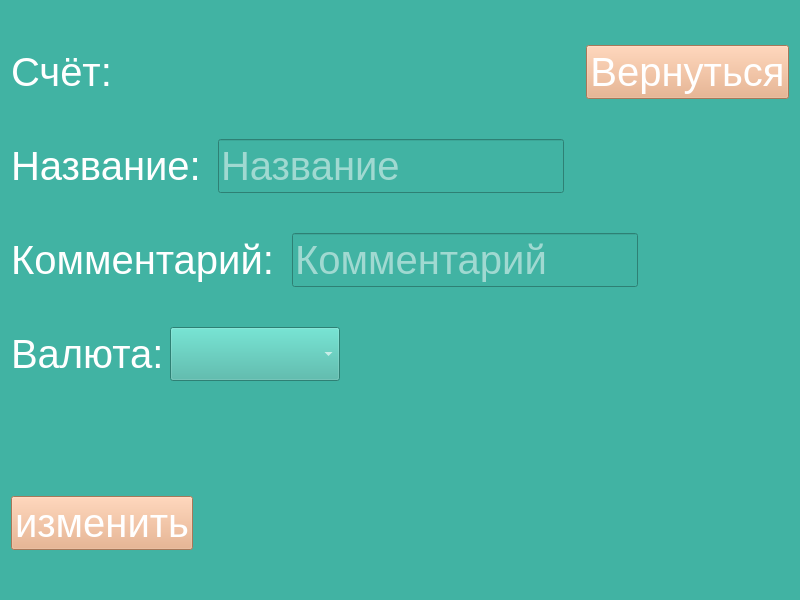
<?xml version="1.0" encoding="UTF-8"?>
<ui version="4.0">
 <class>MyWallet</class>
 <widget class="QWidget" name="MyWallet">
  <property name="geometry">
   <rect>
    <x>0</x>
    <y>0</y>
    <width>800</width>
    <height>600</height>
   </rect>
  </property>
  <property name="minimumSize">
   <size>
    <width>800</width>
    <height>600</height>
   </size>
  </property>
  <property name="maximumSize">
   <size>
    <width>800</width>
    <height>600</height>
   </size>
  </property>
  <property name="windowTitle">
   <string>MyWallet</string>
  </property>
  <property name="styleSheet">
   <string notr="true">QWidget {
background-color: #41B3A3;
color: rgb(255, 255, 255);
font-size: 40px;
}
QPushButton {
font-size: 40px;
color: rgb(255, 255, 255);
background-color: #E8A87C;
}
QPushButton:pressed {
background-color:  rgb(255, 255, 255);
color: #E27D60;
}
QPushButton:hover:!pressed{
background-color: #E27D60;
}</string>
  </property>
  <layout class="QHBoxLayout" name="horizontalLayout_6">
   <item>
    <layout class="QVBoxLayout" name="verticalLayout">
     <item>
      <layout class="QHBoxLayout" name="horizontalLayout_5">
       <item>
        <widget class="QLabel" name="label_4">
         <property name="text">
          <string>Счёт:</string>
         </property>
        </widget>
       </item>
       <item>
        <spacer name="horizontalSpacer_3">
         <property name="orientation">
          <enum>Qt::Horizontal</enum>
         </property>
         <property name="sizeHint" stdset="0">
          <size>
           <width>40</width>
           <height>20</height>
          </size>
         </property>
        </spacer>
       </item>
       <item>
        <widget class="QPushButton" name="returnButton">
         <property name="sizePolicy">
          <sizepolicy hsizetype="Maximum" vsizetype="Fixed">
           <horstretch>0</horstretch>
           <verstretch>0</verstretch>
          </sizepolicy>
         </property>
         <property name="styleSheet">
          <string notr="true"/>
         </property>
         <property name="text">
          <string>Вернуться</string>
         </property>
        </widget>
       </item>
      </layout>
     </item>
     <item>
      <layout class="QHBoxLayout" name="horizontalLayout_4">
       <item>
        <widget class="QLabel" name="label">
         <property name="styleSheet">
          <string notr="true"/>
         </property>
         <property name="text">
          <string>Название: </string>
         </property>
        </widget>
       </item>
       <item>
        <widget class="QLineEdit" name="NameEdit">
         <property name="sizePolicy">
          <sizepolicy hsizetype="Minimum" vsizetype="Fixed">
           <horstretch>0</horstretch>
           <verstretch>0</verstretch>
          </sizepolicy>
         </property>
         <property name="focusPolicy">
          <enum>Qt::ClickFocus</enum>
         </property>
         <property name="styleSheet">
          <string notr="true"/>
         </property>
         <property name="maxLength">
          <number>20</number>
         </property>
         <property name="frame">
          <bool>true</bool>
         </property>
         <property name="placeholderText">
          <string>Название</string>
         </property>
        </widget>
       </item>
       <item>
        <spacer name="horizontalSpacer_5">
         <property name="orientation">
          <enum>Qt::Horizontal</enum>
         </property>
         <property name="sizeHint" stdset="0">
          <size>
           <width>40</width>
           <height>20</height>
          </size>
         </property>
        </spacer>
       </item>
      </layout>
     </item>
     <item>
      <layout class="QHBoxLayout" name="horizontalLayout_3">
       <item>
        <widget class="QLabel" name="label_2">
         <property name="styleSheet">
          <string notr="true"/>
         </property>
         <property name="text">
          <string>Комментарий: </string>
         </property>
        </widget>
       </item>
       <item>
        <widget class="QLineEdit" name="CommentEdit">
         <property name="sizePolicy">
          <sizepolicy hsizetype="Minimum" vsizetype="Fixed">
           <horstretch>0</horstretch>
           <verstretch>0</verstretch>
          </sizepolicy>
         </property>
         <property name="focusPolicy">
          <enum>Qt::ClickFocus</enum>
         </property>
         <property name="styleSheet">
          <string notr="true"/>
         </property>
         <property name="maxLength">
          <number>50</number>
         </property>
         <property name="placeholderText">
          <string>Комментарий</string>
         </property>
        </widget>
       </item>
       <item>
        <spacer name="horizontalSpacer_2">
         <property name="orientation">
          <enum>Qt::Horizontal</enum>
         </property>
         <property name="sizeHint" stdset="0">
          <size>
           <width>40</width>
           <height>20</height>
          </size>
         </property>
        </spacer>
       </item>
      </layout>
     </item>
     <item>
      <layout class="QHBoxLayout" name="horizontalLayout_2">
       <item>
        <widget class="QLabel" name="label_3">
         <property name="styleSheet">
          <string notr="true"/>
         </property>
         <property name="text">
          <string>Валюта:</string>
         </property>
        </widget>
       </item>
       <item>
        <widget class="QComboBox" name="currencyComboBox">
         <property name="sizePolicy">
          <sizepolicy hsizetype="Maximum" vsizetype="Fixed">
           <horstretch>0</horstretch>
           <verstretch>0</verstretch>
          </sizepolicy>
         </property>
         <property name="styleSheet">
          <string notr="true"/>
         </property>
         <property name="frame">
          <bool>true</bool>
         </property>
        </widget>
       </item>
       <item>
        <spacer name="horizontalSpacer">
         <property name="orientation">
          <enum>Qt::Horizontal</enum>
         </property>
         <property name="sizeHint" stdset="0">
          <size>
           <width>40</width>
           <height>20</height>
          </size>
         </property>
        </spacer>
       </item>
      </layout>
     </item>
     <item>
      <widget class="QLabel" name="errorLabel">
       <property name="sizePolicy">
        <sizepolicy hsizetype="Minimum" vsizetype="Maximum">
         <horstretch>0</horstretch>
         <verstretch>0</verstretch>
        </sizepolicy>
       </property>
       <property name="styleSheet">
        <string notr="true">QLabel {
font-size: 30px;
color: #EDF5E1;
}</string>
       </property>
       <property name="text">
        <string/>
       </property>
       <property name="wordWrap">
        <bool>true</bool>
       </property>
      </widget>
     </item>
     <item>
      <layout class="QHBoxLayout" name="horizontalLayout">
       <item>
        <widget class="QPushButton" name="changeButton">
         <property name="sizePolicy">
          <sizepolicy hsizetype="Maximum" vsizetype="Fixed">
           <horstretch>0</horstretch>
           <verstretch>0</verstretch>
          </sizepolicy>
         </property>
         <property name="maximumSize">
          <size>
           <width>200</width>
           <height>16777215</height>
          </size>
         </property>
         <property name="styleSheet">
          <string notr="true"/>
         </property>
         <property name="text">
          <string>изменить</string>
         </property>
         <property name="autoDefault">
          <bool>false</bool>
         </property>
         <property name="default">
          <bool>false</bool>
         </property>
         <property name="flat">
          <bool>false</bool>
         </property>
        </widget>
       </item>
       <item>
        <spacer name="horizontalSpacer_4">
         <property name="orientation">
          <enum>Qt::Horizontal</enum>
         </property>
         <property name="sizeHint" stdset="0">
          <size>
           <width>40</width>
           <height>20</height>
          </size>
         </property>
        </spacer>
       </item>
      </layout>
     </item>
    </layout>
   </item>
  </layout>
 </widget>
 <resources/>
 <connections/>
</ui>
